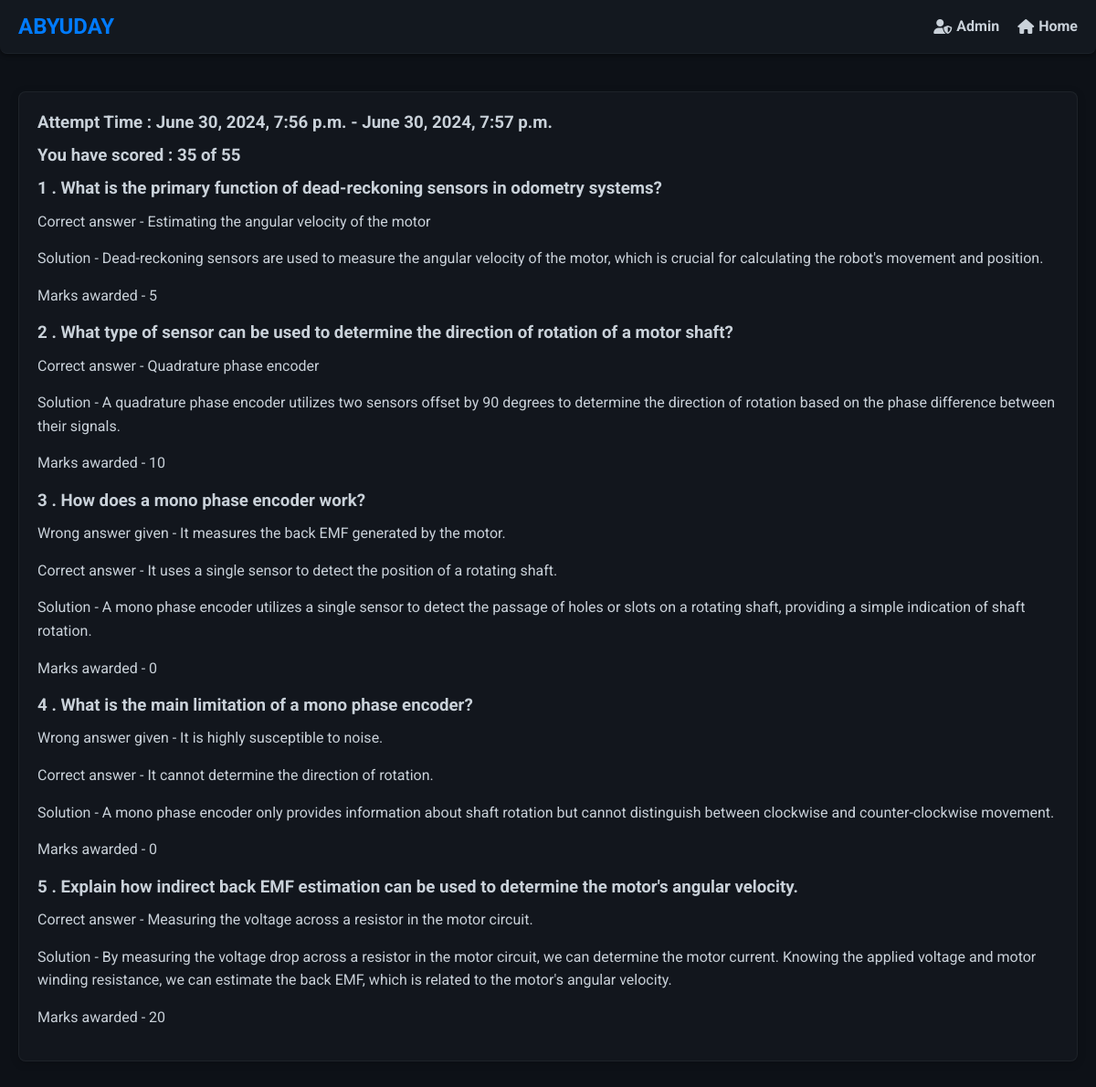
Screenshot of /preview-test/5/student/2/ with the database file from the repository.
### firstapp/models.py (models this page shows, shortened)
class TestAttempt(models.Model):
    student=models.ForeignKey(Students,related_name='test_history',on_delete=models.CASCADE)
    test=models.ForeignKey(Test,related_name='test',on_delete=models.CASCADE)
    Submitted_data=models.JSONField(null=True, default=dict)
    test_marks=models.PositiveBigIntegerField(default=0)
    attempt_start=models.DateTimeField()
    attempt_end=models.DateTimeField(blank=True, null=True)
    class Meta:
        unique_together = ('student' , 'test')

### firstapp/views.py (the view)
# urls.py: path('preview-test/<int:id>/student/<int:stud_id>/',views.preview_test,name='preview-test'),
def preview_test(request,id,stud_id):
    student,_=Students.objects.get_or_create(id=stud_id)
    test_master=Test.objects.get(id=id)
    test=TestAttempt.objects.get(student_id=student.id,test_id=id)
    print(test.Submitted_data)
    return render(
        request,
        'firstapp/result_page.html',
        {
            'marks_obtained':test.test_marks,
            'total_marks': test_master.test_total_marks,
            'questions':test.Submitted_data,
            'preview':None,
            'student_pk':student.name.pk,
            'start_time':test.attempt_start,
            'end_time':test.attempt_end,
            'test_mode':'one'
        }
    )

### firstapp/templatetags/firstapp_extras.py (called while the page is built)
@register.filter
def compareTwo(value,arg):
    if value==arg:
        return True
    return False

### firstapp/templates/firstapp/result_page.html
{% extends 'firstapp/base.html' %}
        {% load firstapp_extras %}
        {% block body_block %}
        {% if test_mode|compareTwo:'one' %}
        <h3>Attempt Time : {{start_time}} - {{end_time}}</h3>
        {%endif%}
        <h3>You have scored : {{marks_obtained}} of {{total_marks}}</h3>
        {% for question in questions %}
            <h3>{{ question.id }} . {{ question.question }}</h3>
            {% if question.answer_given|compareTwo:'incorrect' %}
                <p>Wrong answer given - {{ question.answer_given_value }}</p>
                <p>Correct answer - {{ question.correct_answer }}</p>
                <p>Solution - {{ question.solution }}</p>
                <p>Marks awarded - 0</p>
            {% else %}
                <p>Correct answer - {{ question.correct_answer }}</p>
                <p>Solution - {{ question.solution }}</p>
                <p>Marks awarded - {{ question.marks }}</p>
            {% endif %}
        {% endfor %}
{% endblock %}

### firstapp/templates/firstapp/base.html (style rules this page uses)
:root { --primary-color: #007bff; --secondary-color: #0056b3; --background-color: #0d1117; --text-color: #c9d1d9; --navbar-bg: rgba(22, 27, 34, 0.8); --navbar-border: rgba(48, 54, 61, 0.3); --shadow-color: rgba(0, 0, 0, 0.4); --radius: 8px; --transition-speed: 0.3s; --hover-bg-color: rgba(33, 38, 45, 0.8); --button-bg-color: rgba(33, 150, 243, 0.7); --button-hover-bg-color: rgba(25, 118, 210, 0.7); --max-width: 1500px; --glass-bg-color: rgba(22, 27, 34, 0.6); --glass-border: rgba(48, 54, 61, 0.4); --glass-shadow: rgba(0, 0, 0, 0.2); }
* { box-sizing: border-box; margin: 0; padding: 0; }
body { font-family: "Roboto", sans-serif; background: var(--background-color); color: var(--text-color); display: flex; flex-direction: column; min-height: 100vh; line-height: 1.6; scroll-behavior: smooth; }
h1, h2, h3 { color: var(--text-color); margin-bottom: 10px; line-height: 1.4; }
p { margin-bottom: 15px; }

### rows the page displays
TestAttempt: attempt_start "June 30, 2024, 7:56 p.m.", attempt_end "June 30, 2024, 7:57 p.m."

### other values shown
{{ marks_obtained }} "35"
{{ total_marks }} "55"
{{ question.id }} "1" "2" "3" "4" "5"
{{ question.question }} "What is the primary function of dead-reckoning sensors in odometry systems?" "What type of sensor can be used to determine the direction of rotation of a motor shaft?" "How does a mono phase encoder work?" "What is the main limitation of a mono phase encoder?" "Explain how indirect back EMF estimation can be used to determine the motor's angular velocity."
{{ question.correct_answer }} "Estimating the angular velocity of the motor" "Quadrature phase encoder" "Measuring the voltage across a resistor in the motor circuit."
{{ question.solution }} "Dead-reckoning sensors are used to measure the angular velocity of the motor, which is crucial for calculating the robot's movement and position." "A quadrature phase encoder utilizes two sensors offset by 90 degrees to determine the direction of rotation based on the phase difference between their signals."
{{ question.marks }} "5" "10" "20"
{{ question.answer_given_value }} "It measures the back EMF generated by the motor." "It is highly susceptible to noise."
{{ question.correct_answer }} "It uses a single sensor to detect the position of a rotating shaft." "It cannot determine the direction of rotation."
{{ question.solution }} "A mono phase encoder utilizes a single sensor to detect the passage of holes or slots on a rotating shaft, providing a simple indication of shaft rotation." "A mono phase encoder only provides information about shaft rotation but cannot distinguish between clockwise and counter-clockwise movement."
